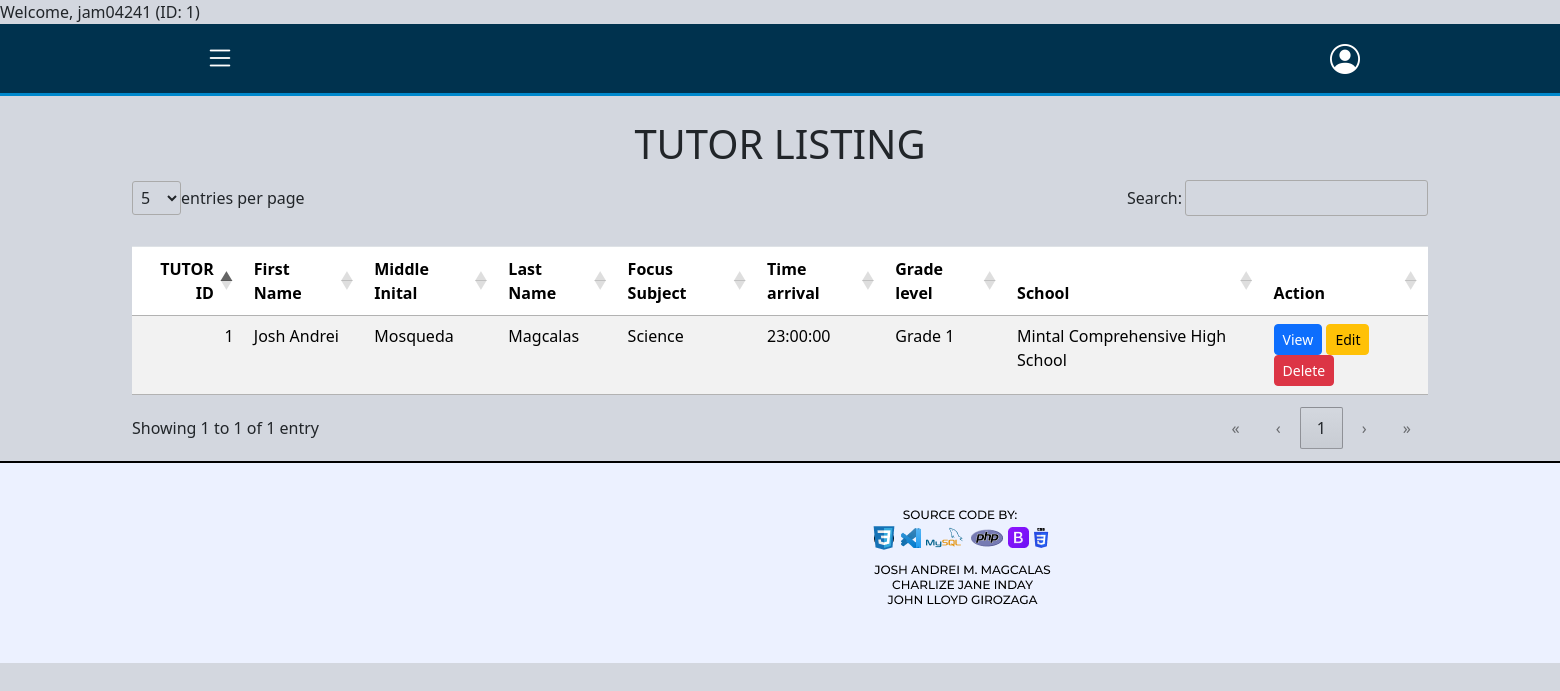
Screenshot of /website/tutorial-listing.php (signed in) with the database file from the repository.
### tables this page shows
CREATE TABLE `tbl_tutor_info` (
  `tutorial_id` int(11) NOT NULL,
  `date_start` date NOT NULL,
  `school` text NOT NULL,
  `grade_level` enum('Grade 1','Grade 2','Grade 3','Grade 4','Grade 5','Grade 6') NOT NULL,
  `time_arrival` time NOT NULL,
  `focus_subject` varchar(12) NOT NULL,
  `last_name` varchar(50) NOT NULL,
  `first_name` varchar(80) NOT NULL,
  `middle_name` varchar(50) DEFAULT NULL,
  `birthdate` date NOT NULL,
  `sex` enum('male','female') NOT NULL,
  `street` text NOT NULL,
  `city` varchar(50) NOT NULL,
  `zip_code` int(4) NOT NULL,
  `emergency_fullname` varchar(100) NOT NULL,
  `emergency_relationship` enum('Father','Mother','Guardian','Others') NOT NULL,
  `emergency_address` text NOT NULL,
  `emergency_contact_no` int(11) NOT NULL,
  `created_by` int(11) NOT NULL,
  `date_created` timestamp NOT NULL DEFAULT current_timestamp(),
  `updated_by` int(11) NOT NULL,
  `date_updated` timestamp NOT NULL DEFAULT current_timestamp(),
  `isactive` tinyint(1) NOT NULL DEFAULT 1
);

### website/tutorial-listing.php (the view, shortened to what this page needs)
<?php
include "../database/dbconnect.php";
try {
    $kindergarten1_students = [];
    $kindergarten2_students = [];
    $queries = [
        "SELECT * FROM tbl_tutor_info;",
        "SELECT * FROM tbl_tutor_info;",
        "SELECT * FROM tbl_tutor_info"
    ];
    foreach ($queries as $index => $query) {
        if ($conn->multi_query($query)) {
            do {
                if ($result = $conn->store_result()) {
                    while ($row = $result->fetch_assoc()) {
                        if ($index == 0) {
                            $nursery_students[] = $row;
                        } elseif ($index == 1) {
                            $kindergarten1_students[] = $row;
                        } elseif ($index == 2) {
                            $kindergarten2_students[] = $row;
                        }
                    }
                }
            } while ($conn->next_result());
        } else {
            throw new Exception("Query Failed: " . $conn->error);
        }
    }
} catch (Exception $e) {
    echo "Error: " . $e->getMessage();
}
?>
<!DOCTYPE html>
<html lang="en">
<head>
    <link rel="stylesheet" href="/bootstrap/css/bootstrap.css">
    <link rel="stylesheet" href="/DataTables/datatables.min.css">
    <link href="https://cdn.jsdelivr.net/npm/bootstrap@4.6.2/dist/css/bootstrap.min.css" rel="stylesheet">
    <link href="https://cdn.jsdelivr.net/npm/bootstrap@5.3.2/dist/css/bootstrap.min.css" rel="stylesheet">
    <link href="https://cdn.jsdelivr.net/npm/bootstrap-icons/font/bootstrap-icons.css" rel="stylesheet">
    <link rel="stylesheet" href="https://cdnjs.cloudflare.com/ajax/libs/font-awesome/6.7.2/css/all.min.css">
    <link rel="stylesheet" href="../DataTables/datatables.css">
    <link rel="stylesheet" href="https://cdn.datatables.net/1.13.6/css/jquery.dataTables.min.css">
</head>
<body>
    <?php include"../Layouts/navbar.php"?>
    <div class="container mt-4">
        <h1 class="text-center">TUTOR LISTING</h1>
            <table id="nursery-list" class="table table-striped mt-3">
                <thead>
                    <tr>
                        <th>TUTOR ID</th>
                        <th>First Name</th>
                        <th>Middle Inital</th>
                        <th>Last Name</th>
                        <th>Focus Subject</th>
                        <th>Time arrival</th>
                        <th>Grade level</th>
                        <th>School</th>
                        <th>Action</th>
                    </tr>
                </thead>
                <tbody>
                <?php if (!empty($nursery_students)): ?>
                    <?php foreach ($nursery_students as $row): ?>
                        <tr>
                        <td><?= htmlspecialchars($row['tutorial_id']) ?></td>
                        <td><?= htmlspecialchars($row['first_name']) ?></td>
                        <td><?= htmlspecialchars($row['middle_name']) ?></td>
                        <td><?= htmlspecialchars($row['last_name']) ?></td>
                        <td><?= htmlspecialchars($row['focus_subject']) ?></td>
                        <td><?= htmlspecialchars($row['time_arrival']) ?></td>
                        <td><?= htmlspecialchars($row['grade_level']) ?></td>
                        <td><?= htmlspecialchars($row['school']) ?></td>
                            <td>
                            <button type="button" class="btn btn-primary btn-sm view-student-btn" data-id="<?= htmlspecialchars($row['tutorial_id']) ?>" data-toggle="modal" data-target="#student-view">
                                View
                            </button>
                            <a class="btn btn-warning btn-sm edit-btn" href="update-tutorial-form.php?student_id=<?= htmlspecialchars($row['tutorial_id']); ?>">
                                    Edit
                                </a>
                                <form action="../database/db_delete_tutorial.php" method="POST" onsubmit="return confirm('Are you sure you want to delete this student?');" class="d-inline">
                                    <button type="submit" class="btn btn-danger btn-sm" >Delete</button>
                                </form>
                            </td>
                        </tr>
                        <?php endforeach; ?>
                    <?php else: ?>
                        <tr>
                            <td colspan="9" class="text-center">No students available</td>
                        </tr>
                    <?php endif; ?>
                </tbody>
            </table>
    </div>
    <div class="footer">
        <img src="../images/FOOTER.png" alt="Footer" class="footer-img">
    </div>
</body>
</html>

### DataTables/datatables.css (style rules this page uses)
:root { --dt-row-selected: 13, 110, 253; --dt-row-selected-text: 255, 255, 255; --dt-row-selected-link: 9, 10, 11; --dt-row-stripe: 0, 0, 0; --dt-row-hover: 0, 0, 0; --dt-column-ordering: 0, 0, 0; --dt-html-background: white; }
table.dataTable thead > tr > th.dt-orderable-asc, table.dataTable thead > tr > th.dt-orderable-desc, table.dataTable thead > tr > th.dt-ordering-asc, table.dataTable thead > tr > th.dt-ordering-desc, table.dataTable thead > tr > td.dt-orderable-asc, table.dataTable thead > tr > td.dt-orderable-desc, table.dataTable thead > tr > td.dt-ordering-asc, table.dataTable thead > tr > td.dt-ordering-desc { position: relative; padding-right: 30px; }
table.dataTable thead > tr > th.dt-orderable-asc, table.dataTable thead > tr > th.dt-orderable-desc, table.dataTable thead > tr > td.dt-orderable-asc, table.dataTable thead > tr > td.dt-orderable-desc { cursor: pointer; }
table.dataTable th, table.dataTable td { box-sizing: border-box; }
table.dataTable th.dt-type-numeric, table.dataTable th.dt-type-date, table.dataTable td.dt-type-numeric, table.dataTable td.dt-type-date { text-align: right; }
table.dataTable thead th, table.dataTable thead td, table.dataTable tfoot th, table.dataTable tfoot td { text-align: left; }
:root { --dt-row-hover-alpha: 0.035; --dt-row-stripe-alpha: 0.023; --dt-column-ordering-alpha: 0.019; --dt-row-selected-stripe-alpha: 0.923; --dt-row-selected-column-ordering-alpha: 0.919; }
table.dataTable { width: 100%; margin: 0 auto; border-spacing: 0; }
table.dataTable thead th, table.dataTable tfoot th { font-weight: bold; }
table.dataTable > thead > tr > th, table.dataTable > thead > tr > td { padding: 10px; border-bottom: 1px solid rgba(0, 0, 0, 0.3); }
table.dataTable > tbody > tr { background-color: transparent; }
table.dataTable > tbody > tr:first-child > * { border-top: none; }
table.dataTable > tbody > tr:last-child > * { border-bottom: none; }
table.dataTable > tbody > tr > th, table.dataTable > tbody > tr > td { padding: 8px 10px; }
div.dt-container div.dt-layout-full > *:only-child { margin-left: auto; margin-right: auto; }
div.dt-container.dt-empty-footer tbody > tr:last-child > * { border-bottom: 1px solid rgba(0, 0, 0, 0.3); }

### Layouts/navbar.php (style rules this page uses)
body { background-color: #d3d7df; margin: 0; padding: 0; }

### rows the page displays
tbl_tutor_info: tutorial_id "1", first_name "Josh Andrei", middle_name "Mosqueda", last_name "Magcalas", focus_subject "Science", time_arrival "23:00:00", grade_level "Grade 1", school "Mintal Comprehensive High School"

### other values shown
$_SESSION["username"] "jam04241"
$_SESSION["employee_id"] "1"
